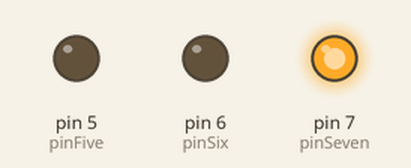
A sketch run on a simulated Arduino Uno, built with avr-gcc and run on an emulated ATmega328P. Parts: output pins drawn as LEDs (lit = HIGH).

Above: at 0.02 s.
At 0.77 s:
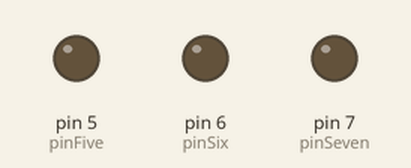
At 1.47 s:
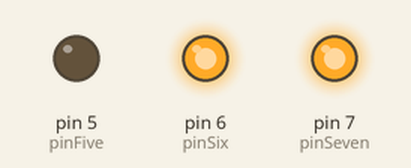
At 2.92 s:
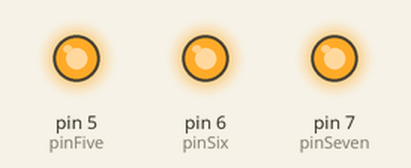
Timing chart, 0 to 3.2 s (numbered marks = the images above):
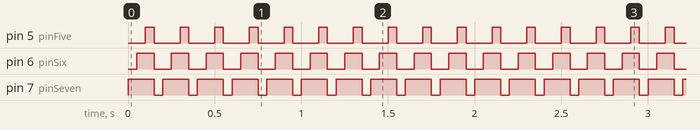

The sketch:

FairyLight.ino
```cpp
const int pinSeven = 7;
const int pinSix = 6;
const int pinFive = 5;

void setup() {

  pinMode(7, OUTPUT);
  pinMode(6, OUTPUT);
  pinMode(5, OUTPUT);

}

void loop() {
  digitalWrite(pinSeven, HIGH);
  delay(50);
  digitalWrite(pinSix, HIGH);
  delay(50);
  digitalWrite(pinFive, HIGH);
  delay(50);

  digitalWrite(pinSeven, LOW);
  digitalWrite(pinSix, LOW);
  digitalWrite(pinFive, LOW);
  delay(50);

}
```

Measured:
- by itself, pin 5 (pinFive): alternates HIGH for 0.05 s and LOW for 0.15 s
- by itself, pin 6 (pinSix): alternates HIGH for 0.10 s and LOW for 0.10 s
- by itself, pin 7 (pinSeven): alternates HIGH for 0.15 s and LOW for 0.05 s
